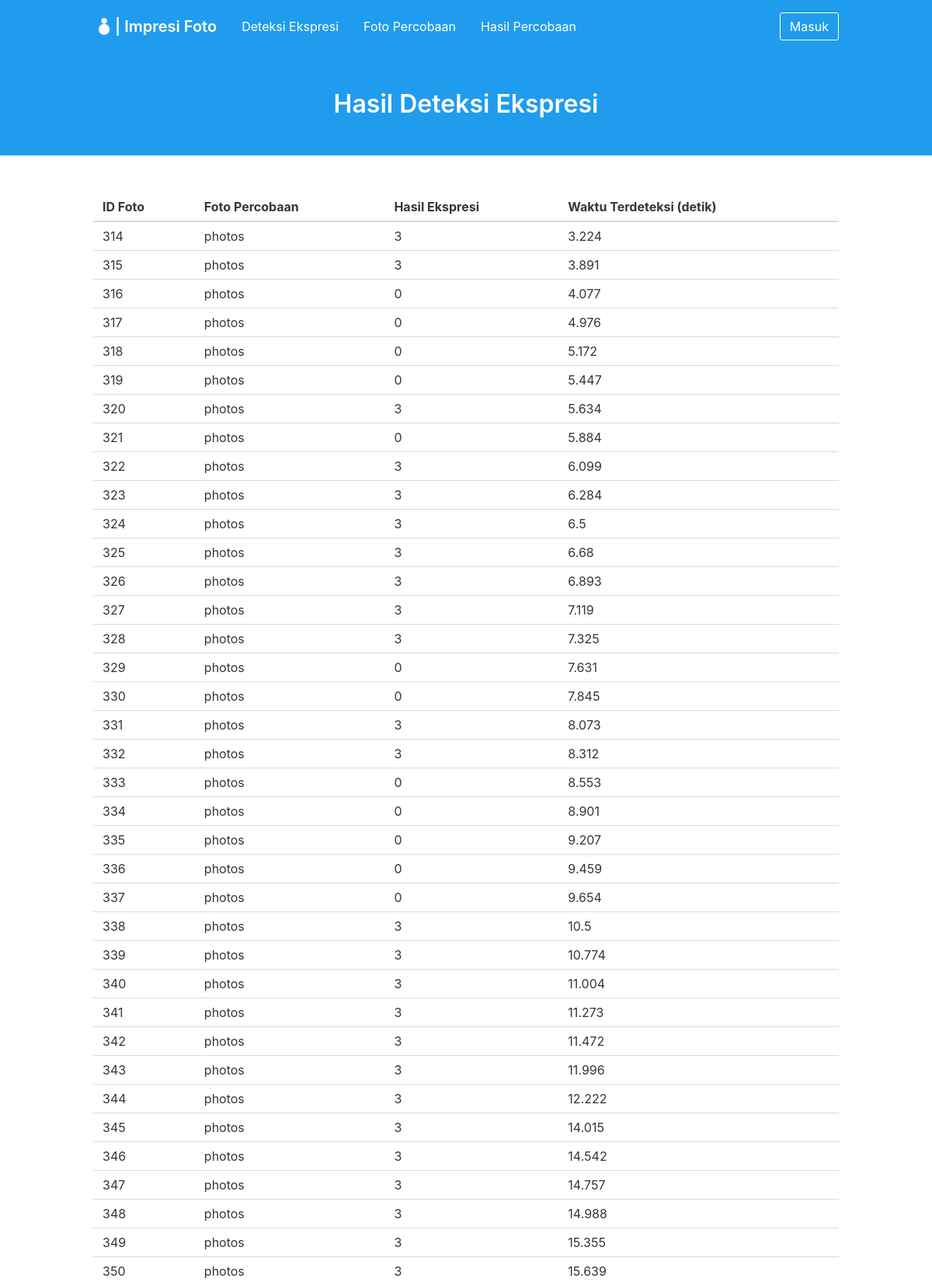
The page /expression_detection/result/ (upper part) on the database its author committed.
### project/models/detection.py (models this page shows, shortened)
class Detection(db.Model):
    __tablename__ = 'detection'
    id_detection = db.Column(db.Integer, primary_key=True)
    id_result_detection = db.Column(db.Integer, db.ForeignKey('result_detection.id_result_detection'))
    id_photo = db.Column(db.Integer, db.ForeignKey('photos.id_photo'))
    time_detected = db.Column(db.Float, nullable=False)
    initial_expression = db.Column(db.Integer, db.ForeignKey('expression.id_expression'))
    result_expression = db.Column(db.Integer, db.ForeignKey('expression.id_expression'))

### project/views/expression_detection.py (the view)
@detect.route('/expression_detection/result/')
def result_expression_detection():
    try:
        result_detection = ResultDetection.query.order_by(
            desc(ResultDetection.id_result_detection)).first()
        id = result_detection.id_result_detection
        detection = Detection.query.filter_by(id_result_detection=id).all()
    except Exception as e:
        print('error to get detection result')
        print(e)
    return render_template('main/detection_result.html',
        title="Hasil Deteksi Ekspresi", result=detection)

### project/templates/main/detection_result.html
{% extends '/base.html' %} {% block content %}
<section class="hero is-info">
    <div class="hero-body">
        <div class="container has-text-centered">
            <h1 class="title">
                Hasil Deteksi Ekspresi
            </h1>
        </div>
    </div>
</section>
<section class="section">
    <div class="container">
        <table class="table is-hoverable is-fullwidth">
            <thead>
                <tr>
                    <th>ID Foto</th>
                    <th>Foto Percobaan</th>
                    <th>Hasil Ekspresi</th>
                    <th>Waktu Terdeteksi (detik)</th>
                </tr>
            </thead>
            <tbody>
                {% if result %} {% for res in result %}
                <tr>
                    <td>{{ res.id_detection }}</td>
                    <td>photos</td>
                    <td>{{ res.result_expression }}</td>
                    <td>{{ res.time_detected }}</td>
                </tr>
                {% endfor %} {% else %}
                <tr>
                    <td colspan="4">No result</td>
                </tr>
                {% endif %}
            </tbody>
        </table>
    </div>
</section>
{% endblock %}

### rows shown on the page
Detection: id_detection "314", result_expression "3", time_detected "3.224"
Detection: id_detection "315", result_expression "3", time_detected "3.891"
Detection: id_detection "316", result_expression "0", time_detected "4.077"
Detection: id_detection "317", result_expression "0", time_detected "4.976"
Detection: id_detection "318", result_expression "0", time_detected "5.172"
Detection: id_detection "319", result_expression "0", time_detected "5.447"
Detection: id_detection "320", result_expression "3", time_detected "5.634"
Detection: id_detection "321", result_expression "0", time_detected "5.884"
Detection: id_detection "322", result_expression "3", time_detected "6.099"
Detection: id_detection "323", result_expression "3", time_detected "6.284"
Detection: id_detection "324", result_expression "3", time_detected "6.5"
Detection: id_detection "325", result_expression "3", time_detected "6.68"
Detection: id_detection "326", result_expression "3", time_detected "6.893"
Detection: id_detection "327", result_expression "3", time_detected "7.119"
Detection: id_detection "328", result_expression "3", time_detected "7.325"
Detection: id_detection "329", result_expression "0", time_detected "7.631"
Detection: id_detection "330", result_expression "0", time_detected "7.845"
Detection: id_detection "331", result_expression "3", time_detected "8.073"
Detection: id_detection "332", result_expression "3", time_detected "8.312"
Detection: id_detection "333", result_expression "0", time_detected "8.553"
Detection: id_detection "334", result_expression "0", time_detected "8.901"
Detection: id_detection "335", result_expression "0", time_detected "9.207"
Detection: id_detection "336", result_expression "0", time_detected "9.459"
Detection: id_detection "337", result_expression "0", time_detected "9.654"
Detection: id_detection "338", result_expression "3", time_detected "10.5"
Detection: id_detection "339", result_expression "3", time_detected "10.774"
Detection: id_detection "340", result_expression "3", time_detected "11.004"
Detection: id_detection "341", result_expression "3", time_detected "11.273"
Detection: id_detection "342", result_expression "3", time_detected "11.472"
Detection: id_detection "343", result_expression "3", time_detected "11.996"
Detection: id_detection "344", result_expression "3", time_detected "12.222"
Detection: id_detection "345", result_expression "3", time_detected "14.015"
Detection: id_detection "346", result_expression "3", time_detected "14.542"
Detection: id_detection "347", result_expression "3", time_detected "14.757"
Detection: id_detection "348", result_expression "3", time_detected "14.988"
Detection: id_detection "349", result_expression "3", time_detected "15.355"
Detection: id_detection "350", result_expression "3", time_detected "15.639"
